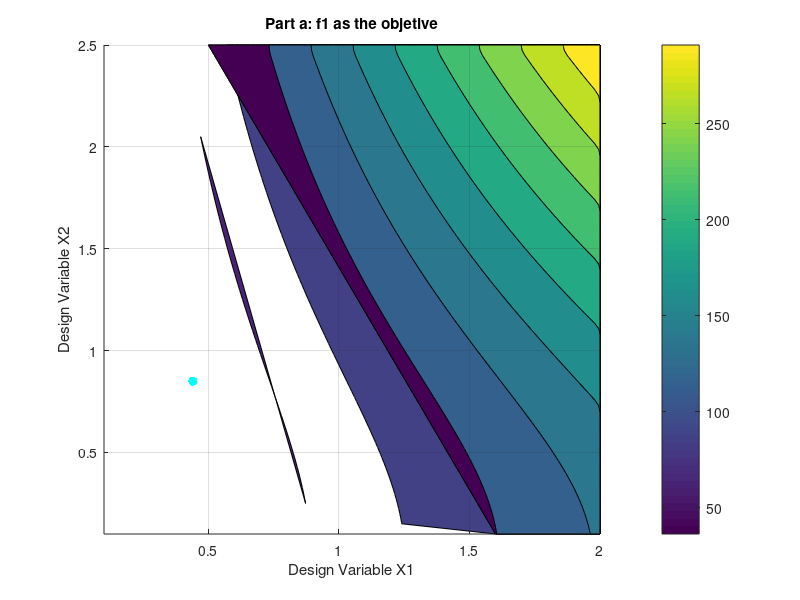
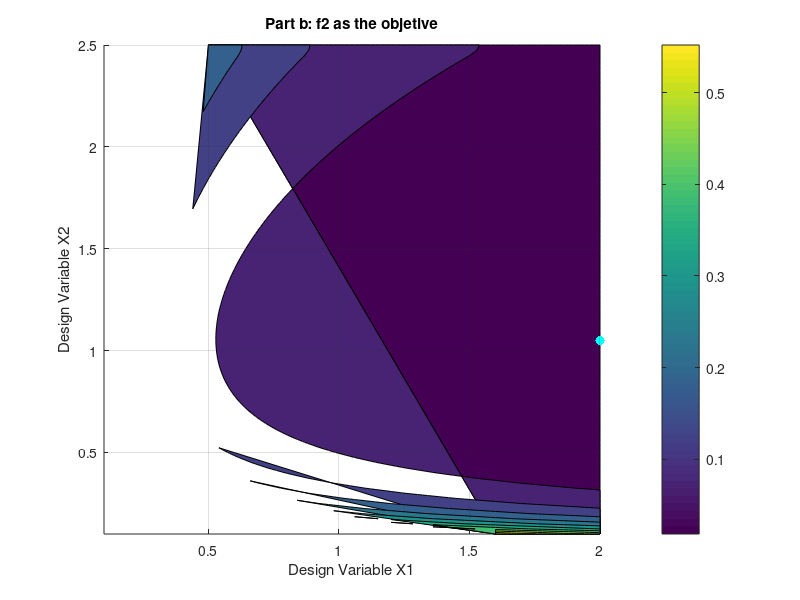
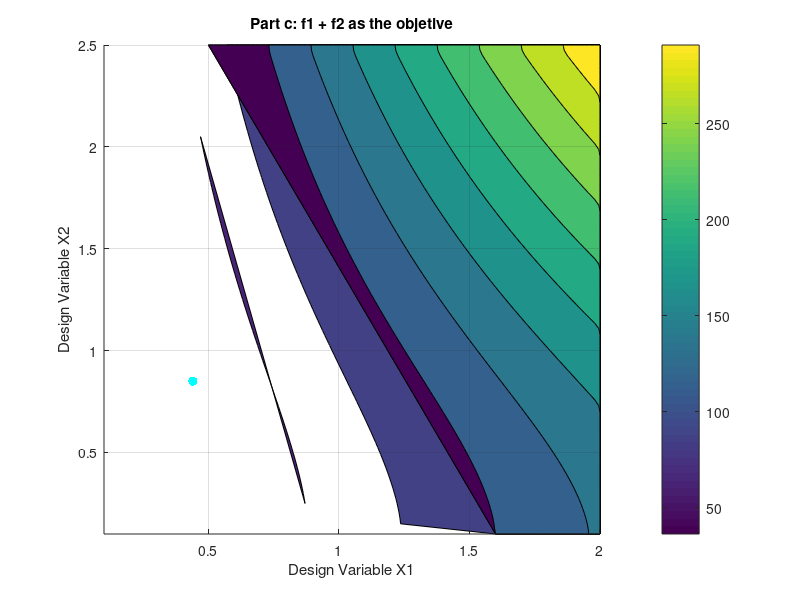

MATLAB code to generate these figures, in order:
%% Eng Design Opt Hw 1:
%% Problem 1.2
% Created by Rebecca Garcia
%% Constants
E = 30e6; % Youngs Modulus
rho = .283; % Density
h = 100;    % height (in)
Aref = 1; %Ref cross sectional area
P = 10000; % Applied Load
sig0 = 20000; % Max Allowable Stress
%% Design Variable Max & Min
min1 = .1; min2 = .1;
max1 = 2.0; max2 = 2.5;
n = 100; delta1 = max1/n; delta2 = max2/n;
%% Initializing Indexes
x1 = min1:delta1:max1; x1 = x1';x1(96,1) = x1(96,1) - .005; x1(97,1) = max1;
x2 = min2:delta2:max2; x2 = x2'; m = length(x2);
%% Initializing Arrays
f1_out = zeros(m);f2_out = zeros(m);f3_out = zeros(m); 
sig1_out = zeros(m); sig2_out = zeros(m);
%% Objective Functions
for i = 1:m
   x = x1(i); 
   for j = 1:m
        y = x2(j);
        
        sig1 = (P*(x+1)*sqrt(1+x^2))/(2*sqrt(2)*x*y*Aref);
        sig2 = (P*(x-1)*sqrt(1+x^2))/(2*sqrt(2)*x*y*Aref);
        
        if sig1 >= sig0 || sig2 >= sig0
            sig1_out(i,j) = NaN; sig2_out(i,j) = NaN;
            f1_out(i,j) = NaN;
            f2_out(i,j) = NaN;
            f3_out(i,j) = NaN;
            
        elseif sig1 <= sig0 && sig2 <= sig0
            f1 = 2*rho*h*y*sqrt((x^2)*Aref+1);
            f2 = (P*h*((1+x^2)^1.5)*sqrt(1+x^4))/(2*sqrt(2)*E*(x^2)*y*Aref);
            f3 = f1 + f2;
            sig1_out(i,j) = sig1; sig2_out(i,j) = sig2;
            f1_out(i,j) = f1; f2_out(i,j) = f2; f3_out(i,j) = f3;           
        end
                
   end
end
%% Finding Minimum Values
% f1
[~,index] = min(f1_out(:));
[pnt1,pnt2] = ind2sub(size(f1_out),index);
row_f1 = x1(pnt2); col_f1 = x2(pnt1);
% f2
[~,index] = min(f2_out(:));
[pnt1,pnt2] = ind2sub(size(f2_out),index);
row_f2 = x1(pnt2); col_f2 = x2(pnt1);
% f3
[~,index] = min(f3_out(:));
[pnt1,pnt2] = ind2sub(size(f3_out),index);
row_f3 = x1(pnt2); col_f3 = x2(pnt1);
%% Plots
figure(1)
hold on
grid on
title('Part a: f1 as the objetive');
contourf(x1,x2,f1_out)
plot(row_f1,col_f1,'c.','MarkerSize',20)
xlabel('Design Variable X1');ylabel('Design Variable X2');
xlim([.1 2]); ylim([.1 2.5]);
colorbar
hold off

figure(2)
hold on
grid on
title('Part b: f2 as the objetive');
contourf(x1,x2,f2_out)
plot(row_f2,col_f2,'c.','MarkerSize',20)
xlabel('Design Variable X1');ylabel('Design Variable X2');
xlim([.1 2]); ylim([.1 2.5]);
colorbar
hold off

figure(3)
hold on
grid on
title('Part c: f1 + f2 as the objetive');
contourf(x1,x2,f3_out)
plot(row_f3,col_f3,'c.','MarkerSize',20)
xlabel('Design Variable X1');ylabel('Design Variable X2');
xlim([.1 2]); ylim([.1 2.5]);
colorbar
hold off




